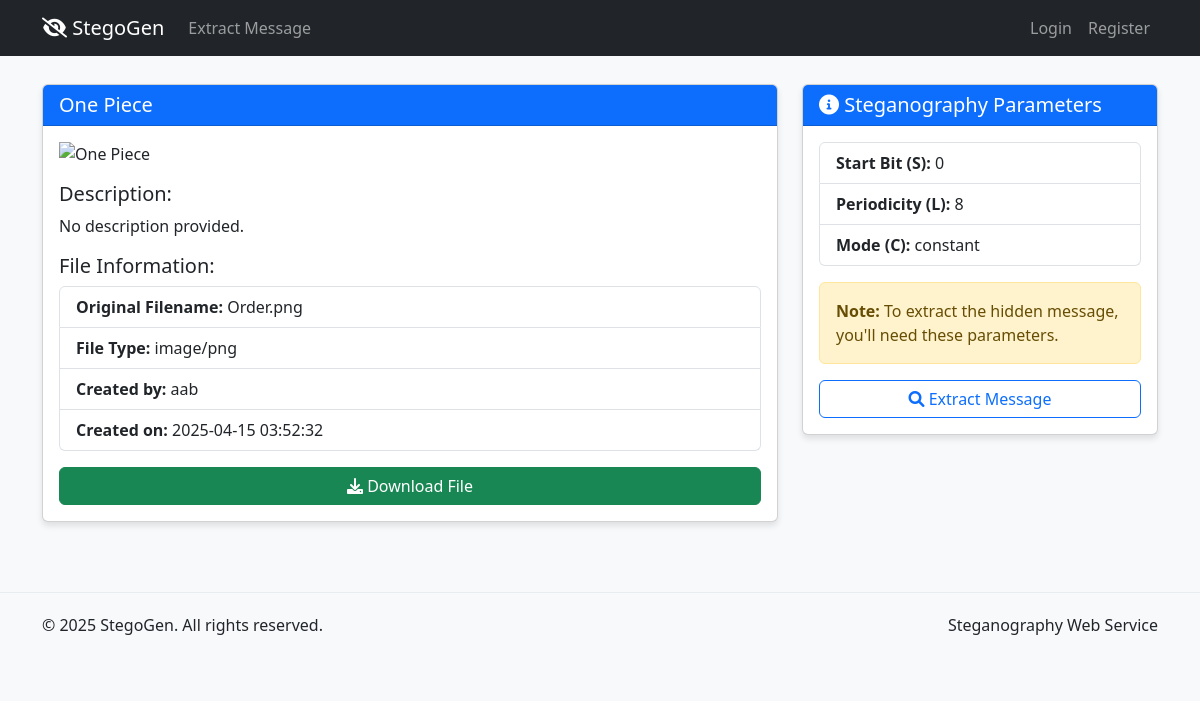
The page /view_post/1 on the database its author committed.
### app.py (models this page shows, shortened)
class StegoPost(db.Model):
    id = db.Column(db.Integer, primary_key=True)
    title = db.Column(db.String(200), nullable=False)
    description = db.Column(db.Text)
    original_filename = db.Column(db.String(200), nullable=False)
    carrier_path = db.Column(db.String(200), nullable=False)
    file_type = db.Column(db.String(50))  # Store file MIME type
    is_image = db.Column(db.Boolean, default=False)
    created_at = db.Column(db.DateTime, default=datetime.utcnow)
    start_bit = db.Column(db.Integer)
    periodicity = db.Column(db.Integer)
    mode = db.Column(db.String(50))
    user_id = db.Column(db.Integer, db.ForeignKey('user.id'), nullable=False)

class User(UserMixin, db.Model):
    id = db.Column(db.Integer, primary_key=True)
    username = db.Column(db.String(100), unique=True, nullable=False)
    password_hash = db.Column(db.String(200), nullable=False)
    email = db.Column(db.String(100), unique=True, nullable=False)
    created_at = db.Column(db.DateTime, default=datetime.utcnow)
    posts = db.relationship('StegoPost', backref='author', lazy=True)

### app.py (the view)
@app.route('/view_post/<int:post_id>')
def view_post(post_id):
    post = StegoPost.query.get_or_404(post_id)
    return render_template('view_post.html', post=post)

### templates/view_post.html (shortened to what this page needs)
{% extends "base.html" %}
{% block content %}
<div class="row mt-4">
    <div class="col-md-8">
        <div class="card">
            <div class="card-header bg-primary text-white">
                <h5 class="mb-0">{{ post.title }}</h5>
            </div>
            <div class="card-body">
                {% if post.is_image %}
                <img src="{{ url_for('download_file', post_id=post.id) }}" class="img-fluid mb-3" alt="{{ post.title }}">
                {% else %}
                <div class="text-center py-5 bg-light mb-3">
                    <i class="fas fa-file fa-5x text-secondary"></i>
                    <p class="mt-3">{{ post.original_filename }}</p>
                </div>
                {% endif %}
                <h5>Description:</h5>
                <p>{{ post.description or 'No description provided.' }}</p>
                <h5>File Information:</h5>
                <ul class="list-group mb-3">
                    <li class="list-group-item"><strong>Original Filename:</strong> {{ post.original_filename }}</li>
                    <li class="list-group-item"><strong>File Type:</strong> {{ post.file_type or 'Unknown' }}</li>
                    <li class="list-group-item"><strong>Created by:</strong> {{ post.author.username }}</li>
                    <li class="list-group-item"><strong>Created on:</strong> {{ post.created_at.strftime('%Y-%m-%d %H:%M:%S') }}</li>
                </ul>
                <div class="d-grid gap-2">
                    <a href="{{ url_for('download_file', post_id=post.id) }}" class="btn btn-success">
                        <i class="fas fa-download"></i> Download File
                    </a>
                </div>
            </div>
        </div>
    </div>
    <div class="col-md-4">
        <div class="card">
            <div class="card-header bg-primary text-white">
                <h5 class="mb-0"><i class="fas fa-info-circle"></i> Steganography Parameters</h5>
            </div>
            <div class="card-body">
                <ul class="list-group">
                    <li class="list-group-item"><strong>Start Bit (S):</strong> {{ post.start_bit }}</li>
                    <li class="list-group-item"><strong>Periodicity (L):</strong> {{ post.periodicity }}</li>
                    <li class="list-group-item"><strong>Mode (C):</strong> {{ post.mode }}</li>
                </ul>
                <div class="alert alert-warning mt-3">
                    <p class="mb-0"><strong>Note:</strong> To extract the hidden message, you'll need these parameters.</p>
                </div>
                <div class="d-grid gap-2 mt-3">
                    <a href="{{ url_for('extract_message_route') }}" class="btn btn-outline-primary">
                        <i class="fas fa-search"></i> Extract Message
                    </a>
                </div>
            </div>
        </div>
    </div>
</div>
{% endblock %}

### templates/base.html (style rules this page uses)
body { padding-top: 60px; padding-bottom: 20px; background-color: #f8f9fa; }
.card { margin-bottom: 20px; box-shadow: 0 4px 6px rgba(0,0,0,0.1); }

### rows shown on the page
StegoPost: title "One Piece", description "No description provided.", original_filename "Order.png", file_type "image/png", created_at "2025-04-15 03:52:32", start_bit "0", periodicity "8", mode "constant"
User: author.username "aab"
